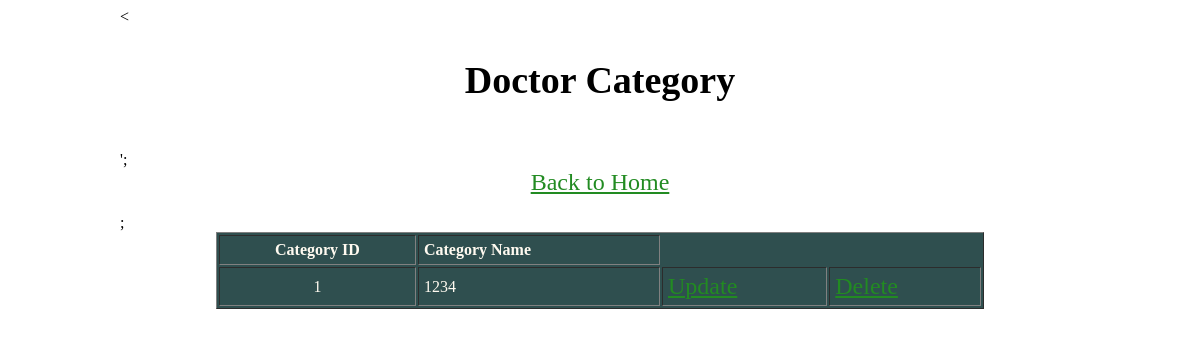
Page /display_doctor_catergory.php on the earlier database version.
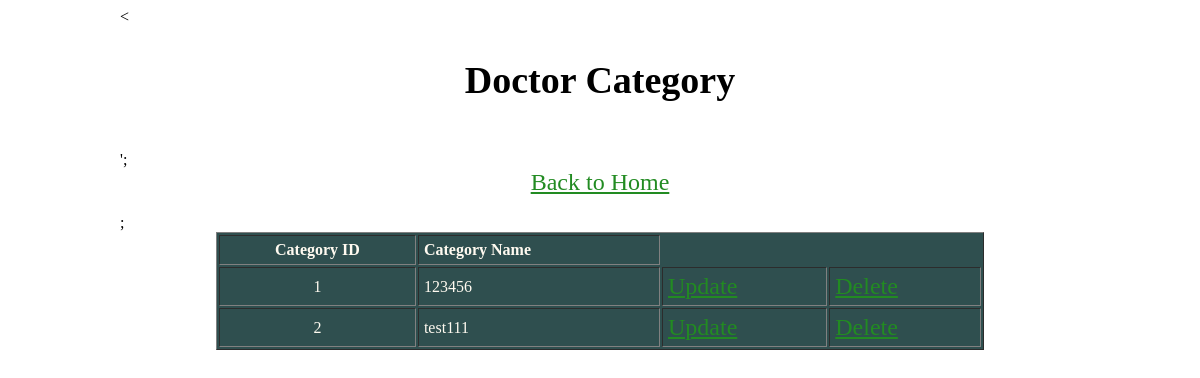
Same page on the later database version.
### tables this page shows
CREATE TABLE `doctor_category` (
  `cat_id` int(10) NOT NULL,
  `category_name` varchar(23) NOT NULL
);

### display_doctor_catergory.php (the view, shortened to what this page needs)
<?php
include("connection.php");?>
<<!DOCTYPE html>
<html>
<head>
</head>
<body>
</body>
</html>
<h2 style="font-size:38px;"><center>Doctor Category</center></h2><br>';
<center><a href="menu.html">Back to Home </a></center><br>;
<table width = "80%" border="1" cellspacing="2" cellpadding="5" align="center" style="background-color:darkSlategray; color:floralwhite;">
	<tr>
		<td align="center"><strong>Category ID</strong></td>
		<td><strong>Category Name</strong></td>
	</tr>
    <?php
		$sql = "SELECT * FROM `doctor_category`";
		$result = mysqli_query($link,$sql);
		if(mysqli_num_rows($result) > 0)
		{
			while($row = mysqli_fetch_assoc($result))
			{
				echo "<tr>";
				echo "<td align = 'center'>".$row["cat_id"]."</td>";
				echo "<td>".$row["category_name"]."</td>";
				echo "<td><a href='update_doctor_category_form.php?cat_id=".$row['cat_id']."'>Update</a></td>";
				echo "<td><a href='delete_doctor_category.php?cat_id=".$row['cat_id']."'>Delete</a></td>";
				echo "</tr>";
			}
		}
     ?>
</table>

Differences in the rows shown:
changed doctor_category id 1: category_name "1234" → "123456"
added doctor_category: cat_id "2", category_name "test111"
